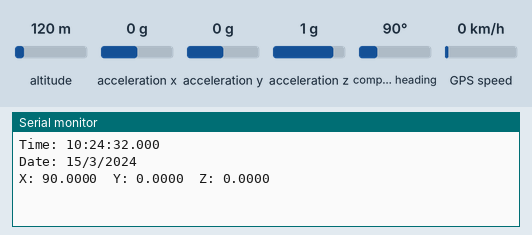
A sketch run on a simulated Arduino Uno, built with avr-gcc and run on an emulated ATmega328P. Shown: the last lines printed to the serial monitor. Inputs (shaded band) come from the test bench; at power-on: acceleration x 0 g, acceleration y 0 g, acceleration z 1 g, compass heading 90°, altitude 120 m, GPS speed 0 km/h. The GPS gets a fix after 3 s at 37.7749, -122.4194 with 8 satellites.

Above: at 2.2 s.
2.3 s: acceleration x set to -1.4 g
At 4.5 s:
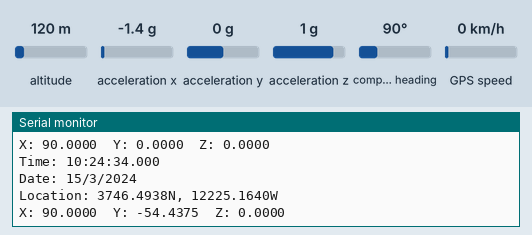
7.5 s: acceleration y set to -1.4 g
At 8.8 s:
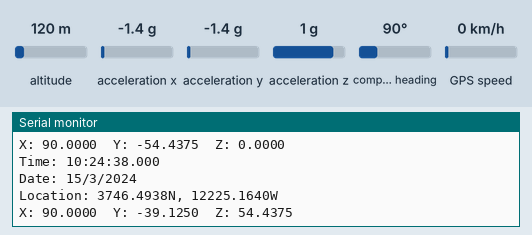
9.0 s: acceleration z set to -1.4 g
At 10.4 s:
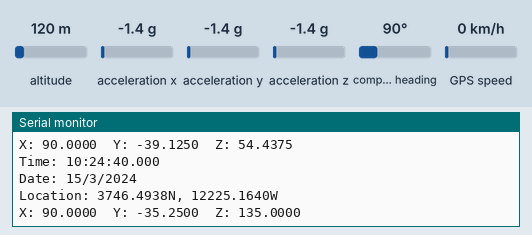
10.5 s: compass heading set to 7°
At 12.8 s:
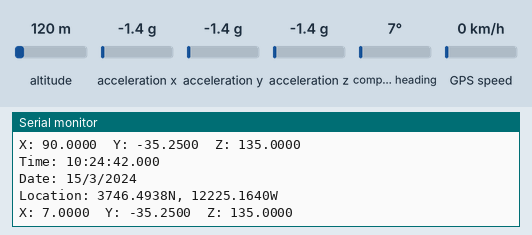
Timing chart, 0 to 13.0 s (numbered marks = the images above; inputs shaded):
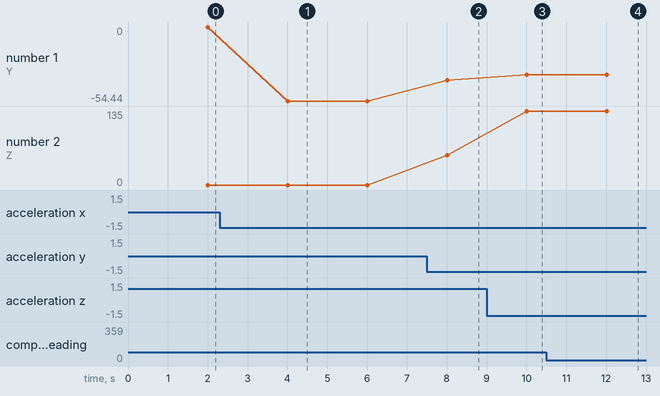

The sketch:

ArduinoTest.ino
```cpp
#include <Adafruit_Sensor.h>
#include <Adafruit_BNO055.h>
#include <Adafruit_GPS.h>
#include <SoftwareSerial.h>

// Connect the GPS Power pin to 5V
// Connect the GPS Ground pin to ground
// Connect the GPS TX (transmit) pin to Digital 8
// Connect the GPS RX (receive) pin to Digital 7

// you can change the pin numbers to match your wiring:
SoftwareSerial mySerial(8, 7);
Adafruit_GPS GPS(&mySerial);

// Set GPSECHO to 'false' to turn off echoing the GPS data to the Serial console
// Set to 'true' if you want to debug and listen to the raw GPS sentences
#define GPSECHO  true

Adafruit_BNO055 bno = Adafruit_BNO055(55);

/**************************************************************************/
/*
    Display sensor calibration status
*/
/**************************************************************************/
void displayCalStatus(void)
{
  /* Get the four calibration values (0..3) */
  /* Any sensor data reporting 0 should be ignored, */
  /* 3 means 'fully calibrated" */
  uint8_t system, gyro, accel, mag;
  system = gyro = accel = mag = 0;
  bno.getCalibration(&system, &gyro, &accel, &mag);

  /* The data should be ignored until the system calibration is > 0 */
  Serial.print("\t");
  if (!system)
  {
    Serial.print("! ");
  }

  /* Display the individual values */
  Serial.print("Sys:");
  Serial.print(system, DEC);
  Serial.print(" G:");
  Serial.print(gyro, DEC);
  Serial.print(" A:");
  Serial.print(accel, DEC);
  Serial.print(" M:");
  Serial.print(mag, DEC);
}

void setup()
{
    Serial.begin(115200);

    // 9600 NMEA is the default baud rate for Adafruit MTK GPS's- some use 4800
    GPS.begin(9600);

    // uncomment this line to turn on RMC (recommended minimum) and GGA (fix data) including altitude
    GPS.sendCommand(PMTK_SET_NMEA_OUTPUT_RMCGGA);

    // Set the update rate
    GPS.sendCommand(PMTK_SET_NMEA_UPDATE_1HZ);   // 1 Hz update rate
    // For the parsing code to work nicely and have time to sort thru the data, and
    // print it out we don't suggest using anything higher than 1 Hz


    // Request updates on antenna status, comment out to keep quiet
    GPS.sendCommand(PGCMD_ANTENNA);

    // Initialise the IMU
    if(!bno.begin())
    {
        /* There was a problem detecting the BNO055 ... check your connections */
        Serial.print("Ooops, no BNO055 detected ... Check your wiring or I2C ADDR!");
        while(1);
    }

    delay(1000);

    bno.setExtCrystalUse(true);
}

uint32_t timer = millis();
void loop()
{
    char c = GPS.read();
    // if you want to debug, this is a good time to do it!
    if ((c) && (GPSECHO))
      Serial.write(c);

    // if a sentence is received, we can check the checksum, parse it...
    if (GPS.newNMEAreceived()) {
        // a tricky thing here is if we print the NMEA sentence, or data
        // we end up not listening and catching other sentences!
        // so be very wary if using OUTPUT_ALLDATA and trytng to print out data
        //Serial.println(GPS.lastNMEA());   // this also sets the newNMEAreceived() flag to false

        if (!GPS.parse(GPS.lastNMEA()))   // this also sets the newNMEAreceived() flag to false
          return;  // we can fail to parse a sentence in which case we should just wait for another
    }

    // if millis() or timer wraps around, we'll just reset it
    if (timer > millis())  timer = millis();

    // approximately every 2 seconds or so, print out the current stats
    if (millis() - timer > 2000) {
    timer = millis(); // reset the timer

        Serial.print("\nTime: ");
        if (GPS.hour < 10) { Serial.print('0'); }
        Serial.print(GPS.hour, DEC); Serial.print(':');
        if (GPS.minute < 10) { Serial.print('0'); }
        Serial.print(GPS.minute, DEC); Serial.print(':');
        if (GPS.seconds < 10) { Serial.print('0'); }
        Serial.print(GPS.seconds, DEC); Serial.print('.');
        if (GPS.milliseconds < 10) {
          Serial.print("00");
        } else if (GPS.milliseconds > 9 && GPS.milliseconds < 100) {
          Serial.print("0");
        }
        Serial.println(GPS.milliseconds);
        Serial.print("Date: ");
        Serial.print(GPS.day, DEC); Serial.print('/');
        Serial.print(GPS.month, DEC); Serial.print("/20");
        Serial.println(GPS.year, DEC);
        if (GPS.fix) {
            Serial.print("Location: ");
            // latitude in the DDMM.MMMMM format
            Serial.print(GPS.latitude, 4); Serial.print(GPS.lat);
            Serial.print(", ");
            // longitude in the DDDMM.MMMMM format
            Serial.print(GPS.longitude, 4); Serial.println(GPS.lon);
            Serial.println("");
        }

            sensors_event_t event;
        bno.getEvent(&event);

        //It seems like the X value is relative to magnetic north, but it requires some calibration
        //  at run time.
        Serial.print("X: ");
        Serial.print(event.orientation.x, 4);
        Serial.print("\tY: ");
        Serial.print(event.orientation.y, 4);
        Serial.print("\tZ: ");
        Serial.print(event.orientation.z, 4);
        Serial.println("");

        //displayCalStatus();
    }

}
```

Measured:
- after the input at 2.3 s, the serial monitor: prints a new line after 1.7 s (image 1)
- after the input at 7.5 s, the serial monitor: prints a new line after 0.51 s (image 2)
- after the input at 9.0 s, the serial monitor: prints a new line after 1.0 s (image 3)
- after the input at 10.5 s, the serial monitor: prints a new line after 1.5 s (image 4)
- plotted number 1: 0 → -54.44 after the input at 2.3 s, -54.44 → -39.12 after the input at 7.5 s, -39.12 → -35.25 after the input at 9.0 s
- plotted number 2: 0 → 54.44 after the input at 7.5 s, 54.44 → 135 after the input at 9.0 s
